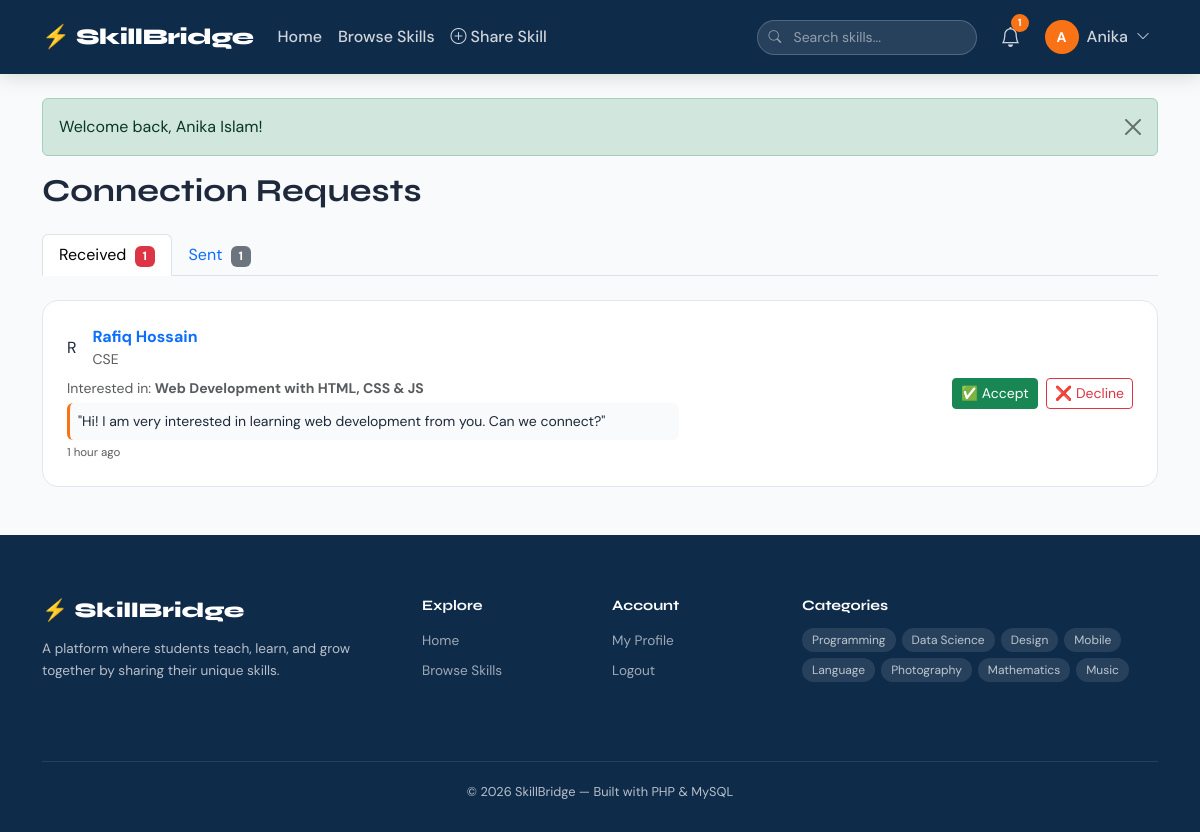
Page /pages/profile/requests.php (signed in) on the committed database.
### tables this page shows
CREATE TABLE IF NOT EXISTS requests (
    id           INT AUTO_INCREMENT PRIMARY KEY,
    skill_id     INT NOT NULL,
    sender_id    INT NOT NULL,
    message      TEXT,
    status       ENUM('pending','accepted','declined') DEFAULT 'pending',
    created_at   TIMESTAMP DEFAULT CURRENT_TIMESTAMP,
    FOREIGN KEY (skill_id)  REFERENCES skills(id) ON DELETE CASCADE,
    FOREIGN KEY (sender_id) REFERENCES users(id)  ON DELETE CASCADE
);

CREATE TABLE IF NOT EXISTS users (
    id           INT AUTO_INCREMENT PRIMARY KEY,
    name         VARCHAR(100) NOT NULL,
    email        VARCHAR(100) UNIQUE NOT NULL,
    password     VARCHAR(255) NOT NULL,
    bio          TEXT,
    department   VARCHAR(100),
    semester     VARCHAR(20),
    role         ENUM('student','admin') DEFAULT 'student',
    created_at   TIMESTAMP DEFAULT CURRENT_TIMESTAMP
);

CREATE TABLE IF NOT EXISTS skills (
    id           INT AUTO_INCREMENT PRIMARY KEY,
    user_id      INT NOT NULL,
    title        VARCHAR(150) NOT NULL,
    description  TEXT NOT NULL,
    category     VARCHAR(80) NOT NULL,
    tags         VARCHAR(255),
    skill_type   ENUM('offer','request') DEFAULT 'offer',
    status       ENUM('active','closed') DEFAULT 'active',
    views        INT DEFAULT 0,
    created_at   TIMESTAMP DEFAULT CURRENT_TIMESTAMP,
    FOREIGN KEY (user_id) REFERENCES users(id) ON DELETE CASCADE
);

CREATE TABLE IF NOT EXISTS notifications (
    id           INT AUTO_INCREMENT PRIMARY KEY,
    user_id      INT NOT NULL,
    message      VARCHAR(255) NOT NULL,
    link         VARCHAR(255),
    is_read      TINYINT DEFAULT 0,
    created_at   TIMESTAMP DEFAULT CURRENT_TIMESTAMP,
    FOREIGN KEY (user_id) REFERENCES users(id) ON DELETE CASCADE
);

### config/functions.php (called while the page is built, shortened)
<?php
function currentUserId(): int {
    return $_SESSION['user_id'] ?? 0;
}
function sanitize(string $val): string {
    return htmlspecialchars(trim($val), ENT_QUOTES, 'UTF-8');
}
function timeAgo(string $datetime): string {
    $now  = new DateTime();
    $ago  = new DateTime($datetime);
    $diff = $now->diff($ago);
    if ($diff->h > 0) return $diff->h . ' hour'  . ($diff->h > 1 ? 's' : '') . ' ago';
    return 'Just now';
}

### pages/profile/requests.php (the view, shortened to what this page needs)
<?php
require_once '../../config/db.php';
require_once '../../config/functions.php';
$received = $pdo->query("
    SELECT r.*, s.title AS skill_title, u.name AS sender_name, u.department AS sender_dept, u.id AS sender_id
    FROM requests r
    JOIN skills s ON r.skill_id=s.id
    JOIN users  u ON r.sender_id=u.id
    WHERE s.user_id=" . currentUserId() . "
    ORDER BY r.created_at DESC
")->fetchAll();
$sent = $pdo->query("
    SELECT r.*, s.title AS skill_title, u.name AS owner_name
    FROM requests r
    JOIN skills s ON r.skill_id=s.id
    JOIN users  u ON s.user_id=u.id
    WHERE r.sender_id=" . currentUserId() . "
    ORDER BY r.created_at DESC
")->fetchAll();
require_once '../../includes/header.php';
?>
<h2 class="fw-bold mb-4" style="font-family:'Syne',sans-serif;">Connection Requests</h2>
<ul class="nav nav-tabs mb-4" id="reqTab">
    <li class="nav-item">
        <button class="nav-link active" data-bs-toggle="tab" data-bs-target="#received">
            Received <span class="badge bg-danger ms-1"><?= count(array_filter($received, fn($r)=>$r['status']==='pending')) ?></span>
        </button>
    </li>
    <li class="nav-item">
        <button class="nav-link" data-bs-toggle="tab" data-bs-target="#sent">
            Sent <span class="badge bg-secondary ms-1"><?= count($sent) ?></span>
        </button>
    </li>
</ul>
<div class="tab-content">
    <div class="tab-pane fade show active" id="received">
        <?php if (empty($received)): ?>
        <div class="empty-state"><div class="icon">📭</div><p>No requests received yet.</p></div>
        <?php else: ?>
        <?php foreach ($received as $rq): ?>
        <div class="skill-card mb-3 p-4">
            <div class="row align-items-center">
                <div class="col-md-7">
                    <div class="d-flex gap-3 align-items-center mb-2">
                        <div class="avatar-xs flex-shrink-0"><?= strtoupper(substr($rq['sender_name'],0,1)) ?></div>
                        <div>
                            <a href="<?= BASE_URL ?>pages/profile/view.php?id=<?= $rq['sender_id'] ?>" class="fw-bold text-decoration-none"><?= sanitize($rq['sender_name']) ?></a>
                            <div class="text-muted small"><?= sanitize($rq['sender_dept']) ?></div>
                        </div>
                    </div>
                    <div class="small text-muted mb-1">Interested in: <strong><?= sanitize($rq['skill_title']) ?></strong></div>
                    <?php if ($rq['message']): ?>
                    <div class="small p-2 rounded" style="background:#f8fafc;border-left:3px solid var(--accent);">
                        "<?= sanitize($rq['message']) ?>"
                    </div>
                    <?php endif; ?>
                    <div class="text-muted mt-1" style="font-size:0.72rem;"><?= timeAgo($rq['created_at']) ?></div>
                </div>
                <div class="col-md-5 text-md-end mt-3 mt-md-0">
                    <?php if ($rq['status'] === 'pending'): ?>
                    <form method="POST" class="d-flex gap-2 justify-content-md-end">
                        <button name="action" value="accepted" class="btn btn-sm btn-success">✅ Accept</button>
                        <button name="action" value="declined" class="btn btn-sm btn-outline-danger">❌ Decline</button>
                    </form>
                    <?php else: ?>
                    <span class="badge-status-<?= $rq['status'] ?>"><?= ucfirst($rq['status']) ?></span>
                    <?php endif; ?>
                </div>
            </div>
        </div>
        <?php endforeach; ?>
        <?php endif; ?>
    </div>
</div>
<?php require_once '../../includes/footer.php'; ?>

### assets/css/style.css (style rules this page uses)
:root { --primary: #0f2b4a; --accent: #f97316; --accent2: #06b6d4; --light-bg: #f8fafc; --card-bg: #ffffff; --border: #e2e8f0; --text: #1e293b; --muted: #64748b; --success: #10b981; --danger: #ef4444; }
* { box-sizing: border-box; }
body { font-family: 'DM Sans', sans-serif; background: var(--light-bg); color: var(--text); margin: 0; }
h1, h2, h3, h4, .navbar-brand, .hero-title { font-family: 'Syne', sans-serif; }
.skill-card { background: var(--card-bg); border-radius: 16px; border: 1px solid var(--border); transition: all 0.25s; overflow: hidden; height: 100%; }

### rows in the picture
requests: status "1", sender.name "R", sender.name "Rafiq Hossain", sender.department "CSE", skill.title "Web Development with HTML, CSS & JS", message "Hi! I am very interested in learning web development from you. Can we connect?", created_at "1 hour ago"

### other values in the picture
SITE_NAME "SkillBridge"
$notifCount "1"
substr(currentUser()['name'], 0, 1) "A"
explode(' ', currentUser()['name'])[0] "Anika"
$flash['msg'] "Welcome back, Anika Islam!"
count($sent) "1"
$c "Programming"
$c "Data Science"
$c "Design"
$c "Mobile"
$c "Language"
$c "Photography"
$c "Mathematics"
$c "Music"
